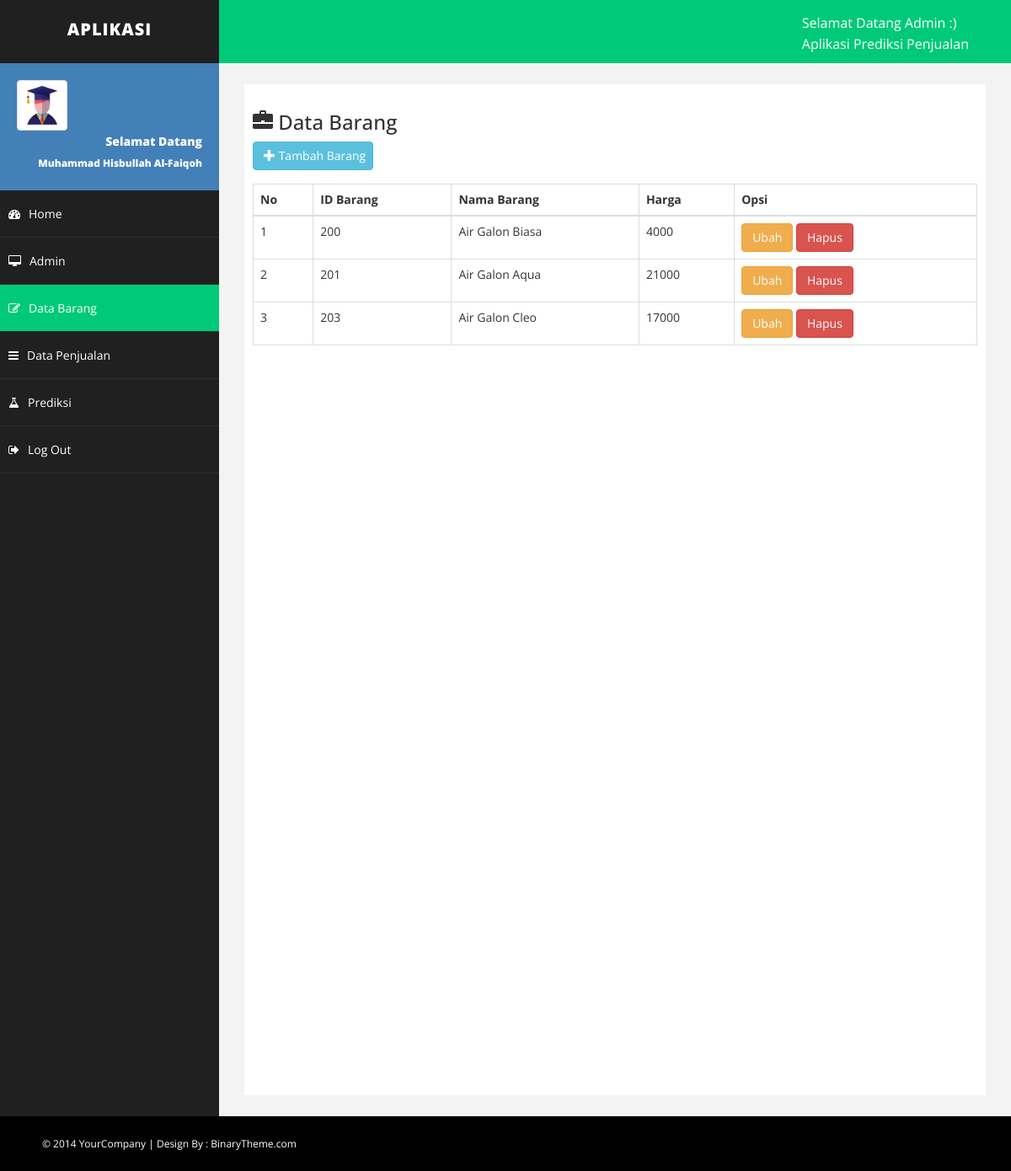
Screenshot of /barang.php with the database file from the repository.
### tables this page shows
CREATE TABLE `barang` (
  `id_barang` int(11) NOT NULL,
  `nama_barang` varchar(30) NOT NULL,
  `harga_barang` varchar(10) NOT NULL
);

### barang.php (the view, shortened to what this page needs)
<?php
    $connect=mysqli_connect('localhost','root','','prediksi');
    $ambil=$connect->query("SELECT * FROM barang");
?>
<!DOCTYPE html>
<html xmlns="http://www.w3.org/1999/xhtml">
<head>
    <link href="assets/css/bootstrap.css" rel="stylesheet" />
    <link href="assets/css/font-awesome.css" rel="stylesheet" />
    <link href="assets/css/basic.css" rel="stylesheet" />
    <link href="assets/css/custom.css" rel="stylesheet" />
</head>
<body>
    <div id="wrapper">
        <nav class="navbar navbar-default navbar-cls-top " role="navigation" style="margin-bottom: 0">
            <div class="navbar-header">
                <a class="navbar-brand">APLIKASI</a>
            </div>
            <div class="header-right">
                <div class="inner-text">
                    Selamat Datang Admin :)<br />
                Aplikasi Prediksi Penjualan</div>
            </div>
        </nav>
        <nav class="navbar-default navbar-side" role="navigation">
            <div class="sidebar-collapse">
                <ul class="nav" id="main-menu">
                    <li>
                        <div class="user-img-div">
                            <img src="assets/img/sarjana.png" class="img-thumbnail" />
                            <div class="inner-text">
                                Selamat Datang
                            <br />
                                <small>Muhammad Hisbullah Al-Faiqoh </small>
                            </div>
                        </div>
                    </li>
                    <li><a href="dasboard.php"><i class="fa fa-dashboard "></i>Home</a></li>
                    <li><a href="admin.php"><i class="fa fa-desktop "></i>Admin</a></li>
                    <li><a class="active-menu" href="barang.php"><i class="fa fa-edit "></i>Data Barang </a></li>
                    <li><a href="penjualan.php"><i class="fa fa-bars "></i>Data Penjualan </a></li>
                    <li><a href="prediksi.php"><i class="fa fa-flask "></i>Prediksi</a></li>
                    <li><a href="logout.php"><i class="fa fa-sign-out "></i>Log Out</a></li>
            </div>
        </nav>
        <div id="page-wrapper">
            <div id="page-inner">
               <h3><span class="glyphicon glyphicon-briefcase"></span>  Data Barang</h3>
            <a href="tambahbarang.php" class="btn btn-info col-md-2"><span class="glyphicon glyphicon-plus"></span> Tambah Barang</a>
            <br/>
            <br/>
                <table class="table table-bordered">
                <thead>
                  <tr>
                    <th>No</th>
                    <th>ID Barang</th>
                    <th>Nama Barang</th>
                    <th>Harga</th>
                    <th>Opsi</th>
                  </tr>
                </thead>
                <tbody>
                    <?php $nomor=1; ?>
                    <?php while($pecah=mysqli_fetch_array($ambil)) :?>
                  <tr>
                    <td><?php echo $nomor++ ?></td>
                    <td><?php echo $pecah['id_barang']; ?></td>
                    <td><?php echo $pecah['nama_barang']; ?></td>
                    <td><?php echo $pecah['harga_barang']; ?></td>
                    <td>
                        <a href="ubahbarang.php?id=<?php echo $pecah['id_barang']; ?>" class="btn btn-warning">Ubah</a>
                        <a href="hapusbarang.php?id=<?php echo $pecah['id_barang']; ?>" class="btn btn-danger">Hapus</a>
                    </td>
                  </tr>
                <?php endwhile ?>
                </tbody>
              </table>
            </div>
        </div>
    </div>
    <div id="footer-sec">
        &copy; 2014 YourCompany | Design By : <a href="http://www.binarytheme.com/" target="_blank">BinaryTheme.com</a>
    </div>
</body>
</html>

### assets/css/basic.css (style rules this page uses)
body { font-family: 'Open Sans', sans-serif; line-height:25px; }
#wrapper { width: 100%; background: #202020; }
#page-wrapper { padding: 15px 15px; min-height: 600px; background: #F3F3F3; }
#page-inner { width: 100%; margin: 10px 20px 10px 0px; background-color: #fff!important; padding: 10px; min-height: 1200px; }
.navbar-cls-top .navbar-brand { color: #fff; background: #202020; width: 260px; text-align: center; height: 75px; font-size: 20px; letter-spacing: 1px; font-weight: 900; padding-top: 25px; text-transform:uppercase; }
.header-right { color: #fff; padding: 15px 50px 5px 50px; float: right; font-size: 16px; }
.user-img-div { min-height: 140px; padding: 20px; background-color: #4380B8; }
.user-img-div img { max-height: 60px; }
.user-img-div .inner-text { text-align: right; position: relative; color: #fff; font-weight: 800; line-height: 25px; }
.active-menu { background-color: #00CA79!important; }
.sidebar-collapse, .sidebar-collapse .nav { background: none; }
.sidebar-collapse .nav { padding: 0; }
.sidebar-collapse .nav > li > a { color: #fff; background: #202020; text-shadow: none; padding: 15px 40px; border-bottom: 1px solid #2F2E31; }
.sidebar-collapse > .nav > li > a { padding: 15px 10px; }
.navbar-side { border: none; background-color: #202020; }
.navbar-cls-top { background: #00CA79; border-bottom: none; }
.navbar-default { border: 0px solid black; }
.navbar-header { background: #000000; }
.nav > li > a > i { margin-right: 10px; }
#footer-sec { background-color:#000; padding:20px 50px; color:#fff; font-size:12px; }
#footer-sec a { color:#fff; }
@media (min-width:768px) { #page-wrapper { margin: 0 0 0 260px; padding: 15px 30px; min-height: 1200px; } }
@media (min-width:768px) { .navbar-side { z-index: 1; position: absolute; width: 260px; } }
@media (min-width:768px) { .navbar { border-radius: 0px; } }

### rows the page displays
barang: id_barang "200", nama_barang "Air Galon Biasa", harga_barang "4000"
barang: id_barang "201", nama_barang "Air Galon Aqua", harga_barang "21000"
barang: id_barang "203", nama_barang "Air Galon Cleo", harga_barang "17000"
